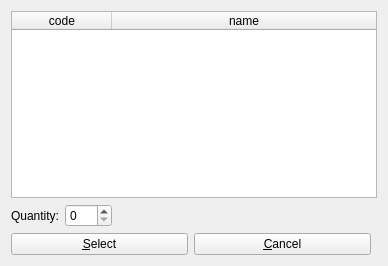
<?xml version="1.0" encoding="UTF-8"?>
<ui version="4.0">
 <class>component_select</class>
 <widget class="QWidget" name="component_select">
  <property name="geometry">
   <rect>
    <x>0</x>
    <y>0</y>
    <width>388</width>
    <height>266</height>
   </rect>
  </property>
  <property name="windowTitle">
   <string>Add required component</string>
  </property>
  <property name="windowIcon">
   <iconset resource="../configurator.qrc">
    <normaloff>:/images/building.png</normaloff>:/images/building.png</iconset>
  </property>
  <layout class="QGridLayout" name="gridLayout">
   <item row="0" column="0" colspan="2">
    <widget class="QTableWidget" name="component">
     <property name="horizontalScrollBarPolicy">
      <enum>Qt::ScrollBarAsNeeded</enum>
     </property>
     <property name="alternatingRowColors">
      <bool>true</bool>
     </property>
     <property name="selectionMode">
      <enum>QAbstractItemView::SingleSelection</enum>
     </property>
     <property name="selectionBehavior">
      <enum>QAbstractItemView::SelectRows</enum>
     </property>
     <property name="showGrid">
      <bool>true</bool>
     </property>
     <property name="gridStyle">
      <enum>Qt::DotLine</enum>
     </property>
     <property name="sortingEnabled">
      <bool>true</bool>
     </property>
     <property name="action" stdset="0">
      <string>ComponentListRequest component {}</string>
     </property>
     <property name="column:0:width" stdset="0">
      <UInt>80</UInt>
     </property>
     <property name="answer" stdset="0">
      <string>Component list {component[] {id={row.id}; code{{row.code}}; name{{row.name}}; categoryName{{?}}; manufacturerName{{?}}; mfgCode{{?}}; webPage{{?}}; description{{?}}; price{{?}} }}</string>
     </property>
     <attribute name="horizontalHeaderShowSortIndicator" stdset="0">
      <bool>true</bool>
     </attribute>
     <attribute name="horizontalHeaderStretchLastSection">
      <bool>true</bool>
     </attribute>
     <attribute name="verticalHeaderStretchLastSection">
      <bool>false</bool>
     </attribute>
     <column>
      <property name="text">
       <string>code</string>
      </property>
     </column>
     <column>
      <property name="text">
       <string>name</string>
      </property>
     </column>
    </widget>
   </item>
   <item row="3" column="0">
    <layout class="QHBoxLayout" name="horizontalLayout">
     <item>
      <widget class="QPushButton" name="select">
       <property name="text">
        <string>&amp;Select</string>
       </property>
       <property name="form" stdset="0">
        <string>_CLOSE_</string>
       </property>
       <property name="datasignal:clicked" stdset="0">
        <string>add_component_required</string>
       </property>
       <property name="state:enabled" stdset="0">
        <string>{component.selected}&gt;0</string>
       </property>
      </widget>
     </item>
     <item>
      <widget class="QPushButton" name="cancel">
       <property name="text">
        <string>&amp;Cancel</string>
       </property>
       <property name="form" stdset="0">
        <string notr="true">_CLOSE_</string>
       </property>
      </widget>
     </item>
    </layout>
   </item>
   <item row="1" column="0">
    <layout class="QFormLayout" name="formLayout">
     <item row="0" column="0">
      <widget class="QLabel" name="label">
       <property name="text">
        <string>Quantity:</string>
       </property>
       <property name="buddy">
        <cstring>quantity</cstring>
       </property>
      </widget>
     </item>
     <item row="0" column="1">
      <layout class="QHBoxLayout" name="horizontalLayout_7">
       <item>
        <widget class="QSpinBox" name="quantity">
         <property name="maximum">
          <number>999</number>
         </property>
        </widget>
       </item>
       <item>
        <spacer name="horizontalSpacer_4">
         <property name="orientation">
          <enum>Qt::Horizontal</enum>
         </property>
         <property name="sizeHint" stdset="0">
          <size>
           <width>40</width>
           <height>20</height>
          </size>
         </property>
        </spacer>
       </item>
      </layout>
     </item>
    </layout>
   </item>
  </layout>
 </widget>
 <tabstops>
  <tabstop>component</tabstop>
  <tabstop>quantity</tabstop>
  <tabstop>select</tabstop>
  <tabstop>cancel</tabstop>
 </tabstops>
 <resources>
  <include location="../configurator.qrc"/>
 </resources>
 <connections>
  <connection>
   <sender>component</sender>
   <signal>doubleClicked(QModelIndex)</signal>
   <receiver>select</receiver>
   <slot>click()</slot>
   <hints>
    <hint type="sourcelabel">
     <x>83</x>
     <y>108</y>
    </hint>
    <hint type="destinationlabel">
     <x>51</x>
     <y>247</y>
    </hint>
   </hints>
  </connection>
 </connections>
</ui>
